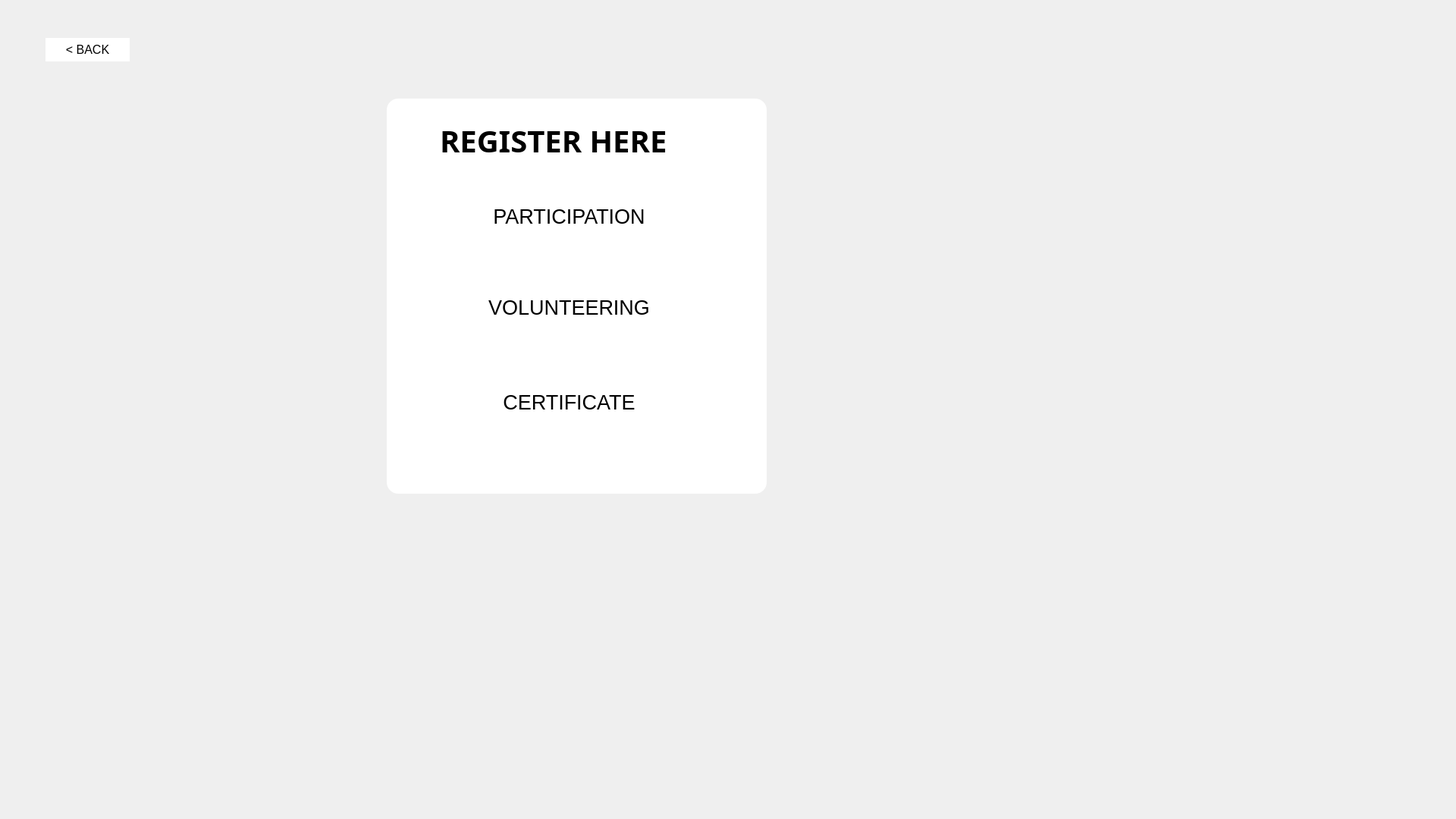
<?xml version="1.0" encoding="UTF-8"?>
<ui version="4.0">
 <class>Form</class>
 <widget class="QWidget" name="Form">
  <property name="geometry">
   <rect>
    <x>0</x>
    <y>0</y>
    <width>1920</width>
    <height>1080</height>
   </rect>
  </property>
  <property name="windowTitle">
   <string>Form</string>
  </property>
  <property name="styleSheet">
   <string notr="true">QPushButton#parti_butt{
	background-color: qlineargradient(spread:pad, x1:0, y1:0., x2:1, y2:0, stop:0 rgba(20, 47,78, 219), stop:1 rgba(85, 98, 112, 226));
	color:rgba(255,255,255,210);
	border-radius:50px;
}
QPushButton#parti_butt:hover{
	background-color: qlineargradient(spread:pad, x1:0, y1:0., x2:1, y2:0, stop:0 rgba(40, 67,98, 219), stop:1 rgba(105, 118, 132, 226));
}
QPushButton#parti_butt:pressed{
	padding-left:5px;
	padding-top:5px;
	background-color:rgba(105,118,132,200);
}

QPushButton#parti_buttn_2{
	background-color: rgba(0,0,0,0);
	color:rgba(85,98,112,255);
}
QPushButton#parti_butt:hover_2{
	color:rgba(155,168,182,220);
}
QPushButton#parti_butt:pressed_2{
	padding-left:5px;
	padding-top:5px;
	background-color:rgba(115,128,142,255);
}
QPushButton#volun_butt{
	background-color: qlineargradient(spread:pad, x1:0, y1:0., x2:1, y2:0, stop:0 rgba(20, 47,78, 219), stop:1 rgba(85, 98, 112, 226));
	color:rgba(255,255,255,210);
	border-radius:50px;
}
QPushButton#volun_butt:hover{
	background-color: qlineargradient(spread:pad, x1:0, y1:0., x2:1, y2:0, stop:0 rgba(40, 67,98, 219), stop:1 rgba(105, 118, 132, 226));
}
QPushButton#volun_butt:pressed{
	padding-left:5px;
	padding-top:5px;
	background-color:rgba(105,118,132,200);
}

QPushButton#volun_butt_2{
	background-color: rgba(0,0,0,0);
	color:rgba(85,98,112,255);
}
QPushButton#volun_butt:hover_2{
	color:rgba(155,168,182,220);
}
QPushButton#volun_butt:pressed_2{
	padding-left:5px;
	padding-top:5px;
	background-color:rgba(115,128,142,255);
}

QPushButton#certi_butt{
	background-color: qlineargradient(spread:pad, x1:0, y1:0., x2:1, y2:0, stop:0 rgba(20, 47,78, 219), stop:1 rgba(85, 98, 112, 226));
	color:rgba(255,255,255,210);
	border-radius:50px;
}
QPushButton#certi_butt:hover{
	background-color: qlineargradient(spread:pad, x1:0, y1:0., x2:1, y2:0, stop:0 rgba(40, 67,98, 219), stop:1 rgba(105, 118, 132, 226));
}
QPushButton#certi_butt:pressed{
	padding-left:5px;
	padding-top:5px;
	background-color:rgba(105,118,132,200);
}

QPushButton#certi_butt_2{
	background-color: rgba(0,0,0,0);
	color:rgba(85,98,112,255);
}
QPushButton#certi_butt:hover_2{
	color:rgba(155,168,182,220);
}
QPushButton#certi_butt:pressed_2{
	padding-left:5px;
	padding-top:5px;
	background-color:rgba(115,128,142,255);
}

QPushButton#back4_butt{
	background-color: qlineargradient(spread:pad, x1:0, y1:0., x2:1, y2:0, stop:0 rgba(20, 47,78, 219), stop:1 rgba(85, 98, 112, 226));
	color:rgba(255,255,255,210);
	border-radius:50px;
}
QPushButton#back4_butt:hover{
	background-color: qlineargradient(spread:pad, x1:0, y1:0., x2:1, y2:0, stop:0 rgba(40, 67,98, 219), stop:1 rgba(105, 118, 132, 226));
}
QPushButton#back4_butt:pressed{
	padding-left:5px;
	padding-top:5px;
	background-color:rgba(105,118,132,200);
}

QPushButton#back4_buttn_2{
	background-color: rgba(0,0,0,0);
	color:rgba(85,98,112,255);
}
QPushButton#back4__butt:hover_2{
	color:rgba(155,168,182,220);
}
QPushButton#back4_butt:pressed_2{
	padding-left:5px;
	padding-top:5px;
	background-color:rgba(115,128,142,255);
}
</string>
  </property>
  <widget class="QLabel" name="label">
   <property name="geometry">
    <rect>
     <x>-11</x>
     <y>-240</y>
     <width>2601</width>
     <height>1080</height>
    </rect>
   </property>
   <property name="font">
    <font>
     <pointsize>23</pointsize>
     <weight>75</weight>
     <bold>true</bold>
    </font>
   </property>
   <property name="styleSheet">
    <string notr="true">background-image: url(&quot;C://Users//RIYA//OneDrive//Desktop//PyQt_is_real_shit//bg_edited.png&quot;);</string>
   </property>
   <property name="text">
    <string/>
   </property>
   <property name="pixmap">
    <pixmap>../../../Downloads/bg_edited.png</pixmap>
   </property>
  </widget>
  <widget class="QLabel" name="label_2">
   <property name="geometry">
    <rect>
     <x>510</x>
     <y>130</y>
     <width>501</width>
     <height>521</height>
    </rect>
   </property>
   <property name="styleSheet">
    <string notr="true">background-color: rgb(255, 255, 255);
border-radius : 15px;</string>
   </property>
   <property name="text">
    <string/>
   </property>
  </widget>
  <widget class="QLabel" name="label_3">
   <property name="geometry">
    <rect>
     <x>580</x>
     <y>150</y>
     <width>471</width>
     <height>71</height>
    </rect>
   </property>
   <property name="font">
    <font>
     <family>Arial Black</family>
     <pointsize>30</pointsize>
     <weight>75</weight>
     <bold>true</bold>
     <kerning>true</kerning>
    </font>
   </property>
   <property name="styleSheet">
    <string notr="true">color: rgb(0, 0, 0);</string>
   </property>
   <property name="text">
    <string>REGISTER HERE</string>
   </property>
  </widget>
  <widget class="QPushButton" name="parti_butt">
   <property name="geometry">
    <rect>
     <x>620</x>
     <y>260</y>
     <width>261</width>
     <height>51</height>
    </rect>
   </property>
   <property name="font">
    <font>
     <pointsize>20</pointsize>
    </font>
   </property>
   <property name="styleSheet">
    <string notr="true">color: rgb(0, 0, 0);</string>
   </property>
   <property name="text">
    <string>PARTICIPATION</string>
   </property>
  </widget>
  <widget class="QPushButton" name="volun_butt">
   <property name="geometry">
    <rect>
     <x>620</x>
     <y>380</y>
     <width>261</width>
     <height>51</height>
    </rect>
   </property>
   <property name="font">
    <font>
     <pointsize>20</pointsize>
    </font>
   </property>
   <property name="styleSheet">
    <string notr="true">color: rgb(0, 0, 0);</string>
   </property>
   <property name="text">
    <string>VOLUNTEERING</string>
   </property>
  </widget>
  <widget class="QPushButton" name="certi_butt">
   <property name="geometry">
    <rect>
     <x>620</x>
     <y>510</y>
     <width>261</width>
     <height>40</height>
    </rect>
   </property>
   <property name="font">
    <font>
     <pointsize>20</pointsize>
    </font>
   </property>
   <property name="styleSheet">
    <string notr="true">color: rgb(0, 0, 0);</string>
   </property>
   <property name="text">
    <string>CERTIFICATE</string>
   </property>
  </widget>
  <widget class="QPushButton" name="back4_butt">
   <property name="geometry">
    <rect>
     <x>60</x>
     <y>50</y>
     <width>111</width>
     <height>31</height>
    </rect>
   </property>
   <property name="font">
    <font>
     <pointsize>12</pointsize>
    </font>
   </property>
   <property name="styleSheet">
    <string notr="true">color: black;
background-color:white;
BORDER-RADIUS:10PX;</string>
   </property>
   <property name="text">
    <string>&lt; BACK</string>
   </property>
  </widget>
 </widget>
 <resources>
  <include location="images.qrc"/>
 </resources>
 <connections/>
</ui>
